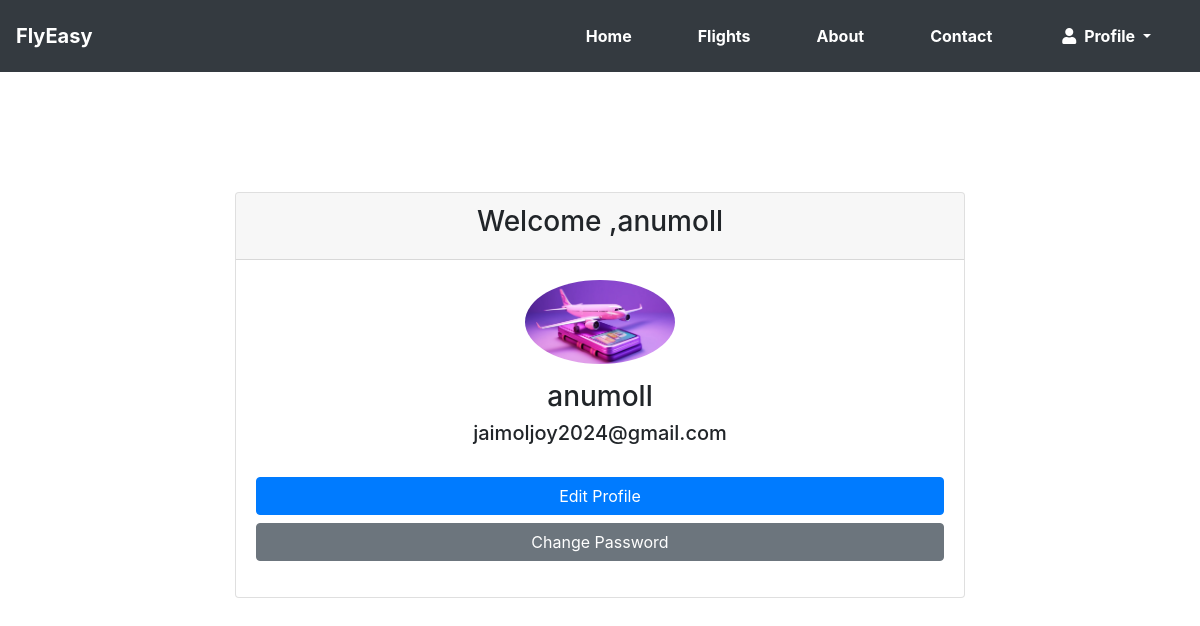
Screenshot of /home/update_profile.php (signed in) with the database file from the repository.
### tables this page shows
CREATE TABLE `users` (
  `id` int(15) NOT NULL,
  `username` varchar(45) NOT NULL,
  `email` varchar(45) NOT NULL,
  `pass1` text NOT NULL,
  `verify_token` varchar(191) NOT NULL,
  `created_at` timestamp NOT NULL DEFAULT current_timestamp(),
  `verify_status` tinyint(2) NOT NULL DEFAULT 0 COMMENT '0=no,1=yes',
  `role` tinyint(4) DEFAULT 0,
  `image` varchar(500) NOT NULL
);

### home/update_profile.php (the view, shortened to what this page needs)
<?php
include("includes/base.php");
?>
<?php
include "../config/dbcon.php";
$email = $_SESSION['auth_user']['email'];
$sql = "SELECT * FROM users WHERE `email`='$email'";
$result = mysqli_query($con, $sql);
if ($result && $user = mysqli_fetch_assoc($result)) {
} else {
    $user = null;
}
$imagePath = 'uploads_dp/' .$user['image'] ?? '';
?>
<!DOCTYPE html>
<html lang="en">
<head>
    <link rel="stylesheet" href="https://cdnjs.cloudflare.com/ajax/libs/font-awesome/5.15.1/css/all.min.css">
    <link rel="stylesheet" href="https://stackpath.bootstrapcdn.com/bootstrap/4.5.2/css/bootstrap.min.css">
</head>
<body >
<div class="container mt-5">
    <div class="row justify-content-center">
        <div class="col-md-8">
            <div class="card">
                <div class="card-header text-center">
                    <h3>Welcome ,<?php  echo $user['username'] ?? ''; ?><h3>
                </div>
                <div class="card-body">
                    <form>
                        <div class="form-group text-center">
                            <?php
                            if (!empty($imagePath)) {
                                echo '<img src="' . $imagePath . '" alt="Profile Image" class="profile-image">';
                            }
                            ?>
                        </div>
                        <div class="class1 text-center">
                            <h3>
                                <?php
                                 echo $user['username'] ?? '';
                                ?>
                            </h3>
                        </div>
                        <div class="class1 text-center">
                            <h5>
                        <?php
                        echo $user['email'] ?? '';
                        ?>
                            </h5>
                        </div><br>
                      <a href="update_profile2.php" class="btn btn-primary btn-block">Edit Profile</a>
                    <a href="aftr_password.php" class="btn btn-secondary btn-block mt-2">Change Password</a>
                    </form>
                </div>
            </div>
        </div>
    </div>
</div>
</body>
</html>

### home/update_profile.php (style rules this page uses)
.profile-image { max-width: 150px; border-radius: 50%; }
.mt-5 { margin-top: 12rem!important; }

### rows the page displays
users: username "anumoll", image (picture), email "jaimoljoy2024@gmail.com"
